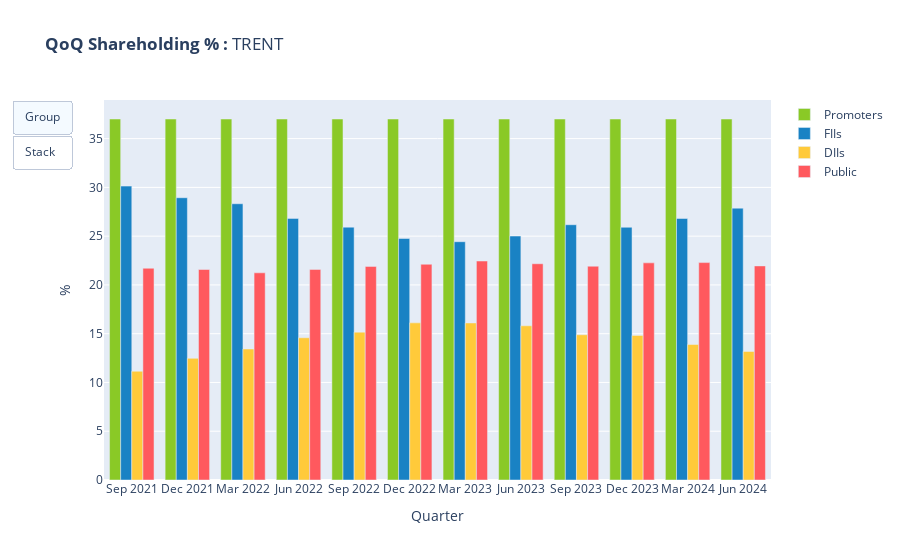

The code cell stored with this chart in its notebook:
### Markdown cell above
## 5.1 Shareholders by Type:

### Code cell
## Charting
fig8 = go.Figure()


shareholding_items = ['Promoters','FIIs','DIIs','Public','Government']

marker_colors = {
    'Promoters' : '#8ac926',
    'FIIs' : '#1982c4',
    'DIIs' : '#ffca3a',
    'Public' : '#ff595e',
    'Government' : '#7731b0'
}

for si in shareholding_items:
    if si in df_shareholding_pattern.columns:
        x = df_shareholding_pattern.index
        y = df_shareholding_pattern[si].str.rstrip('%').replace('','NaN').astype(float) # Column
        fig8.add_trace(go.Bar(x=x, y=y, name=si, marker_color=marker_colors.get(si))) 


plot_title = '<b>QoQ Shareholding % : </b>' + stock_symbol

fig8.update_layout(
        title=plot_title,
        xaxis_title='Quarter',
        yaxis_title='%')



updatemenus=[
    dict(
        type="buttons",
        buttons=list([
            dict(
                label="Group",
                method="relayout",
                args=[{"barmode": "group"}]
            ),
            dict(
                label="Stack",
                method="relayout",
                args=[{"barmode": "stack"}]
            )
        ])
    )
]

fig8.update_layout(updatemenus=updatemenus)

 
fig8.show()

### Figure 1 — Plotly figure (JSON) as saved in the notebook; plotly's stock layout.template omitted (floating-point values rounded to 4 significant figures)
{"data": [{"marker": {"color": "#8ac926"}, "name": "Promoters", "type": "bar", "x": ["Sep 2021", "Dec 2021", "Mar 2022", "Jun 2022", "Sep 2022", "Dec 2022", "Mar 2023", "Jun 2023", "Sep 2023", "Dec 2023", "Mar 2024", "Jun 2024"], "y": [37.01, 37.01, 37.01, 37.01, 37.01, 37.01, 37.01, 37.01, 37.01, 37.01, 37.01, 37.01]}, {"marker": {"color": "#1982c4"}, "name": "FIIs", "type": "bar", "x": ["Sep 2021", "Dec 2021", "Mar 2022", "Jun 2022", "Sep 2022", "Dec 2022", "Mar 2023", "Jun 2023", "Sep 2023", "Dec 2023", "Mar 2024", "Jun 2024"], "y": [30.13, 28.94, 28.32, 26.82, 25.92, 24.76, 24.43, 25.01, 26.17, 25.91, 26.81, 27.87]}, {"marker": {"color": "#ffca3a"}, "name": "DIIs", "type": "bar", "x": ["Sep 2021", "Dec 2021", "Mar 2022", "Jun 2022", "Sep 2022", "Dec 2022", "Mar 2023", "Jun 2023", "Sep 2023", "Dec 2023", "Mar 2024", "Jun 2024"], "y": [11.15, 12.47, 13.43, 14.58, 15.16, 16.11, 16.1, 15.81, 14.89, 14.82, 13.89, 13.18]}, {"marker": {"color": "#ff595e"}, "name": "Public", "type": "bar", "x": ["Sep 2021", "Dec 2021", "Mar 2022", "Jun 2022", "Sep 2022", "Dec 2022", "Mar 2023", "Jun 2023", "Sep 2023", "Dec 2023", "Mar 2024", "Jun 2024"], "y": [21.71, 21.58, 21.24, 21.59, 21.9, 22.12, 22.45, 22.17, 21.92, 22.26, 22.29, 21.95]}], "layout": {"autosize": true, "title": {"text": "<b>QoQ Shareholding % : </b>TRENT"}, "updatemenus": [{"buttons": [{"args": [{"barmode": "group"}], "label": "Group", "method": "relayout"}, {"args": [{"barmode": "stack"}], "label": "Stack", "method": "relayout"}], "type": "buttons"}], "xaxis": {"autorange": true, "range": [-0.5, 11.5], "title": {"text": "Quarter"}, "type": "category"}, "yaxis": {"autorange": true, "range": [0, 38.96], "title": {"text": "%"}, "type": "linear"}}}
